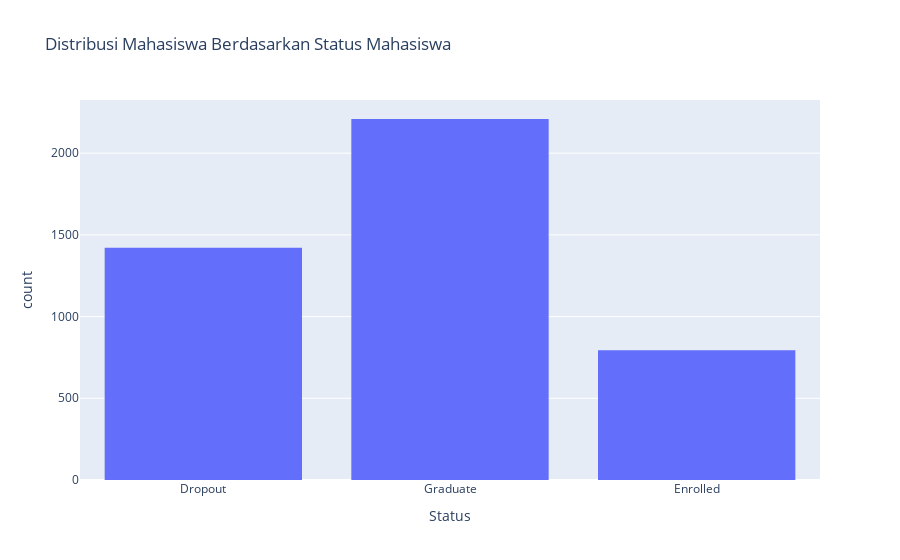

Notebook code cell kept with this figure:
### Code cell
# 8. Distribusi mahasiswa berdasarkan status mahasiswa (lulus, dropout, dll.)
fig8 = px.histogram(df, x='Status', title='Distribusi Mahasiswa Berdasarkan Status Mahasiswa')
fig8.show()

### Figure 1 — Plotly figure (JSON) as saved in the notebook; plotly's stock layout.template omitted (floating-point values rounded to 4 significant figures; data arrays with more than 128 entries replaced by an {"elided": "..."} marker saying what was removed)
{"data": [{"alignmentgroup": "True", "bingroup": "x", "hovertemplate": "Status=%{x}<br>count=%{y}<extra></extra>", "legendgroup": "", "marker": {"color": "#636efa", "pattern": {"shape": ""}}, "name": "", "offsetgroup": "", "orientation": "v", "showlegend": false, "type": "histogram", "x": {"elided": "4424 str values"}, "xaxis": "x", "yaxis": "y"}], "layout": {"barmode": "relative", "legend": {"tracegroupgap": 0}, "title": {"text": "Distribusi Mahasiswa Berdasarkan Status Mahasiswa"}, "xaxis": {"anchor": "y", "domain": [0, 1], "title": {"text": "Status"}}, "yaxis": {"anchor": "x", "domain": [0, 1], "title": {"text": "count"}}}}
